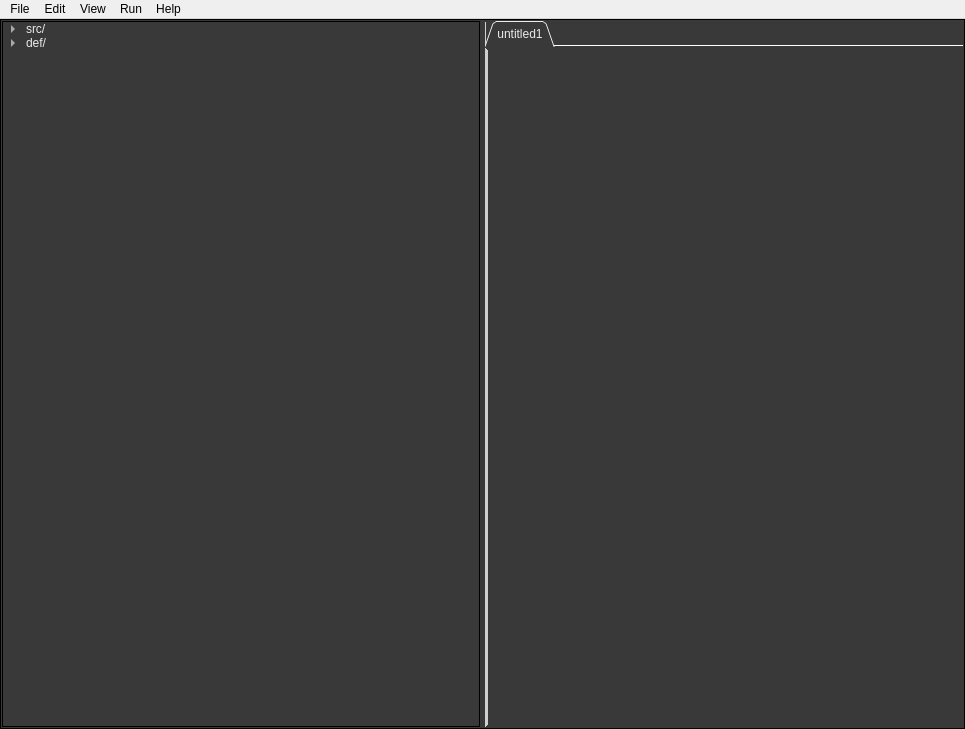
<?xml version="1.0" encoding="UTF-8"?>
<ui version="4.0">
 <class>MainWindow</class>
 <widget class="QMainWindow" name="MainWindow">
  <property name="windowModality">
   <enum>Qt::ApplicationModal</enum>
  </property>
  <property name="geometry">
   <rect>
    <x>0</x>
    <y>0</y>
    <width>965</width>
    <height>729</height>
   </rect>
  </property>
  <property name="windowTitle">
   <string>MainWindow</string>
  </property>
  <property name="autoFillBackground">
   <bool>false</bool>
  </property>
  <property name="styleSheet">
   <string notr="true"/>
  </property>
  <property name="tabShape">
   <enum>QTabWidget::Rounded</enum>
  </property>
  <widget class="QWidget" name="centralwidget">
   <property name="styleSheet">
    <string notr="true">background-color: rgb(57, 57, 57);
color: rgba(238, 238, 238, 250);
border:1px solid black;</string>
   </property>
   <layout class="QHBoxLayout" name="horizontalLayout_2">
    <property name="spacing">
     <number>1</number>
    </property>
    <property name="leftMargin">
     <number>0</number>
    </property>
    <property name="topMargin">
     <number>0</number>
    </property>
    <property name="rightMargin">
     <number>0</number>
    </property>
    <property name="bottomMargin">
     <number>0</number>
    </property>
    <item>
     <layout class="QHBoxLayout" name="Left_TabManager">
      <property name="spacing">
       <number>7</number>
      </property>
      <property name="sizeConstraint">
       <enum>QLayout::SetDefaultConstraint</enum>
      </property>
      <property name="leftMargin">
       <number>2</number>
      </property>
      <property name="topMargin">
       <number>2</number>
      </property>
      <property name="rightMargin">
       <number>2</number>
      </property>
      <property name="bottomMargin">
       <number>2</number>
      </property>
      <item>
       <layout class="QVBoxLayout" name="VLO_BTNS">
        <property name="spacing">
         <number>0</number>
        </property>
        <item>
         <widget class="QTreeWidget" name="TreeFiles">
          <property name="styleSheet">
           <string notr="true"/>
          </property>
          <property name="animated">
           <bool>true</bool>
          </property>
          <property name="allColumnsShowFocus">
           <bool>false</bool>
          </property>
          <property name="wordWrap">
           <bool>false</bool>
          </property>
          <property name="headerHidden">
           <bool>true</bool>
          </property>
          <attribute name="headerVisible">
           <bool>false</bool>
          </attribute>
          <attribute name="headerDefaultSectionSize">
           <number>125</number>
          </attribute>
          <attribute name="headerHighlightSections">
           <bool>false</bool>
          </attribute>
          <attribute name="headerMinimumSectionSize">
           <number>49</number>
          </attribute>
          <column>
           <property name="text">
            <string>Files</string>
           </property>
           <property name="background">
            <color>
             <red>49</red>
             <green>49</green>
             <blue>49</blue>
            </color>
           </property>
           <property name="foreground">
            <brush brushstyle="NoBrush">
             <color alpha="255">
              <red>0</red>
              <green>0</green>
              <blue>0</blue>
             </color>
            </brush>
           </property>
          </column>
          <item>
           <property name="text">
            <string>src/</string>
           </property>
           <property name="icon">
            <iconset>
             <normaloff>:/arrows/down-filled-triangular-arrow.png</normaloff>:/arrows/down-filled-triangular-arrow.png</iconset>
           </property>
           <item>
            <property name="text">
             <string>release</string>
            </property>
            <item>
             <property name="text">
              <string>main.exe</string>
             </property>
             <property name="icon">
              <iconset resource="metadata/resources.qrc">
               <normaloff>:/file_and_folder/exef.png</normaloff>:/file_and_folder/exef.png</iconset>
             </property>
            </item>
           </item>
           <item>
            <property name="text">
             <string>about.txt</string>
            </property>
            <property name="icon">
             <iconset resource="metadata/resources.qrc">
              <normaloff>:/file_and_folder/txtf.png</normaloff>:/file_and_folder/txtf.png</iconset>
            </property>
           </item>
           <item>
            <property name="text">
             <string>install.sh</string>
            </property>
            <property name="icon">
             <iconset resource="metadata/resources.qrc">
              <normaloff>:/file_and_folder/scriptf.png</normaloff>:/file_and_folder/scriptf.png</iconset>
            </property>
           </item>
          </item>
          <item>
           <property name="text">
            <string>def/</string>
           </property>
           <item>
            <property name="text">
             <string/>
            </property>
           </item>
           <item>
            <property name="text">
             <string>defines.py</string>
            </property>
            <property name="icon">
             <iconset resource="metadata/resources.qrc">
              <normaloff>:/file_and_folder/pyf.png</normaloff>:/file_and_folder/pyf.png</iconset>
            </property>
           </item>
           <item>
            <property name="text">
             <string>defs.c</string>
            </property>
            <property name="icon">
             <iconset resource="metadata/resources.qrc">
              <normaloff>:/file_and_folder/cf.png</normaloff>:/file_and_folder/cf.png</iconset>
            </property>
           </item>
           <item>
            <property name="text">
             <string>mylang.kac</string>
            </property>
            <property name="icon">
             <iconset resource="metadata/resources.qrc">
              <normaloff>:/file_and_folder/unkf.png</normaloff>:/file_and_folder/unkf.png</iconset>
            </property>
           </item>
          </item>
         </widget>
        </item>
       </layout>
      </item>
     </layout>
    </item>
    <item>
     <layout class="QHBoxLayout" name="FileManager">
      <property name="leftMargin">
       <number>2</number>
      </property>
      <property name="topMargin">
       <number>2</number>
      </property>
      <property name="rightMargin">
       <number>2</number>
      </property>
      <property name="bottomMargin">
       <number>2</number>
      </property>
      <item>
       <widget class="QTabWidget" name="FileManagerTab">
        <property name="styleSheet">
         <string notr="true">border-style:solid;
border-width:0.5px;
border-color:rgb(57,57,57) rgb(57,57,57) rgb(57,57,57)  rgb(208, 208, 208);</string>
        </property>
        <property name="tabPosition">
         <enum>QTabWidget::North</enum>
        </property>
        <property name="tabShape">
         <enum>QTabWidget::Triangular</enum>
        </property>
        <property name="currentIndex">
         <number>0</number>
        </property>
        <property name="documentMode">
         <bool>true</bool>
        </property>
        <widget class="QWidget" name="_1Tab_untitled1_nopath">
         <property name="maximumSize">
          <size>
           <width>9999</width>
           <height>9999</height>
          </size>
         </property>
         <attribute name="title">
          <string>untitled1</string>
         </attribute>
         <layout class="QGridLayout" name="gridLayout">
          <property name="leftMargin">
           <number>1</number>
          </property>
          <property name="topMargin">
           <number>1</number>
          </property>
          <property name="rightMargin">
           <number>1</number>
          </property>
          <property name="bottomMargin">
           <number>1</number>
          </property>
          <property name="spacing">
           <number>0</number>
          </property>
          <item row="0" column="0">
           <widget class="QPlainTextEdit" name="Edit_Tab1_untitled1_nopath">
            <property name="maximumSize">
             <size>
              <width>999</width>
              <height>999</height>
             </size>
            </property>
            <property name="tabStopWidth">
             <number>80</number>
            </property>
           </widget>
          </item>
         </layout>
        </widget>
       </widget>
      </item>
     </layout>
    </item>
   </layout>
  </widget>
  <widget class="QMenuBar" name="menubar">
   <property name="geometry">
    <rect>
     <x>0</x>
     <y>0</y>
     <width>965</width>
     <height>26</height>
    </rect>
   </property>
   <widget class="QMenu" name="menufile">
    <property name="title">
     <string>File</string>
    </property>
    <widget class="QMenu" name="menuNew_Project">
     <property name="title">
      <string>New Project</string>
     </property>
     <addaction name="actionEmpty_Project"/>
     <addaction name="actionEmpty_Project_by_Folder"/>
     <addaction name="actionOMEGAPy_Project"/>
    </widget>
    <widget class="QMenu" name="menuOpen_Project_Folder">
     <property name="title">
      <string>Open Project Folder</string>
     </property>
    </widget>
    <addaction name="menuNew_Project"/>
    <addaction name="menuOpen_Project_Folder"/>
    <addaction name="actionnew_file"/>
    <addaction name="actionopen_file"/>
    <addaction name="actionopen_folder"/>
    <addaction name="actionSave"/>
    <addaction name="actionSave_As"/>
    <addaction name="actionClose_File"/>
    <addaction name="actionExit"/>
   </widget>
   <widget class="QMenu" name="menuEdit">
    <property name="title">
     <string>Edit</string>
    </property>
    <addaction name="actionUndo"/>
    <addaction name="actionRedo"/>
    <addaction name="actionCopy"/>
    <addaction name="actionCut"/>
    <addaction name="actionPaste"/>
    <addaction name="actionReplace"/>
    <addaction name="actionFind"/>
   </widget>
   <widget class="QMenu" name="menuView">
    <property name="title">
     <string>View</string>
    </property>
    <widget class="QMenu" name="menutheme">
     <property name="title">
      <string>theme</string>
     </property>
     <addaction name="actiondark"/>
     <addaction name="actionlight"/>
    </widget>
    <addaction name="menutheme"/>
   </widget>
   <widget class="QMenu" name="menuRun">
    <property name="title">
     <string>Run</string>
    </property>
    <addaction name="actionRun_This_File"/>
    <addaction name="actionRun_Project"/>
   </widget>
   <widget class="QMenu" name="menuHelp">
    <property name="title">
     <string>Help</string>
    </property>
    <addaction name="actionOur_Project"/>
   </widget>
   <addaction name="menufile"/>
   <addaction name="menuEdit"/>
   <addaction name="menuView"/>
   <addaction name="menuRun"/>
   <addaction name="menuHelp"/>
  </widget>
  <action name="actionnew_file">
   <property name="text">
    <string>New File...</string>
   </property>
  </action>
  <action name="actionopen_file">
   <property name="text">
    <string>Open File...</string>
   </property>
  </action>
  <action name="actionopen_folder">
   <property name="text">
    <string>Open Folder...</string>
   </property>
  </action>
  <action name="actionSave">
   <property name="text">
    <string>Save</string>
   </property>
  </action>
  <action name="actionSave_As">
   <property name="text">
    <string>Save As...</string>
   </property>
  </action>
  <action name="actionClose_File">
   <property name="text">
    <string>Close File</string>
   </property>
  </action>
  <action name="actionExit">
   <property name="text">
    <string>Exit</string>
   </property>
  </action>
  <action name="actionUndo">
   <property name="text">
    <string>Undo</string>
   </property>
  </action>
  <action name="actionRedo">
   <property name="text">
    <string>Redo</string>
   </property>
  </action>
  <action name="actionCopy">
   <property name="text">
    <string>Copy</string>
   </property>
  </action>
  <action name="actionCut">
   <property name="text">
    <string>Cut</string>
   </property>
  </action>
  <action name="actionPaste">
   <property name="text">
    <string>Paste</string>
   </property>
  </action>
  <action name="actionReplace">
   <property name="text">
    <string>Replace</string>
   </property>
  </action>
  <action name="actionFind">
   <property name="text">
    <string>Find</string>
   </property>
  </action>
  <action name="actionRun_This_File">
   <property name="text">
    <string>Run This File</string>
   </property>
  </action>
  <action name="actionRun_Project">
   <property name="text">
    <string>Run Project</string>
   </property>
  </action>
  <action name="actionEmpty_Project">
   <property name="text">
    <string>Empty Project</string>
   </property>
  </action>
  <action name="actionEmpty_Project_by_Folder">
   <property name="text">
    <string>Empty Project by Folder</string>
   </property>
  </action>
  <action name="actionOMEGAPy_Project">
   <property name="text">
    <string>OMEGAPy Project</string>
   </property>
  </action>
  <action name="actionOMEGAPy_Project_by_Folder">
   <property name="text">
    <string>OMEGAPy Project by Folder</string>
   </property>
  </action>
  <action name="actionOur_Project">
   <property name="text">
    <string>Our Project</string>
   </property>
  </action>
  <action name="actiondark">
   <property name="text">
    <string>dark</string>
   </property>
  </action>
  <action name="actionlight">
   <property name="text">
    <string>light</string>
   </property>
  </action>
 </widget>
 <resources>
  <include location="metadata/resources.qrc"/>
 </resources>
 <connections/>
</ui>
